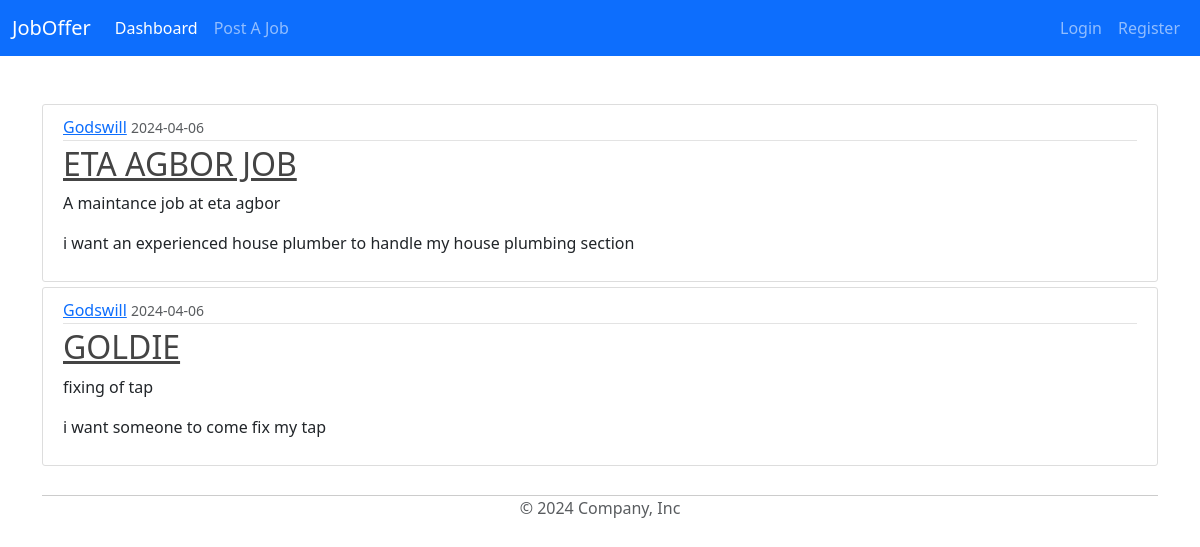
The page /home on the database its author committed.
### model/base.py (models this page shows, shortened)
class Job(Base):
    __tablename__ = 'jobs'
    id = Column(Integer, primary_key=True)
    posted_by_id = Column(Integer, ForeignKey('clients.id', name='fk_jobs_posted_by'))
    posted_by = relationship("Client", foreign_keys=[posted_by_id])
    job_title = Column(String(100), nullable=False)
    job_description = Column(String(500), nullable=False)
    completed_by = Column(Integer, ForeignKey('plumbers.id'))
    content = Column(String(1000), nullable=False)
    date_posted = Column(DateTime, nullable=False, default=datetime.utcnow)
    location = Column(String(100), nullable=False)
    rank = relationship('Rank', backref='job_rank')

class BaseUser(Base, UserMixin):
    id = Column(Integer, primary_key=True)
    username = Column(String(80), unique=True, nullable=False)
    email = Column(String(120), unique=True, nullable=False)
    image_file = Column(String(20), nullable=False, default='default.jpg')
    password = Column(String(60), nullable=False)
    date_joined = Column(DateTime, nullable=False, default=datetime.utcnow)
    phone = Column(Integer, unique=True, nullable=False)
    state = Column(String(20), nullable=False)

### model/routes.py (the view)
@app.route("/jobs")
@app.route("/home")
def home():
    jobs=Job.query.all()
    return render_template('home.html', jobs=jobs)

### model/templates/home.html
{% extends "layout.html" %}
{% block content %}
<link rel="stylesheet" type="text/css" href="{{ url_for('static', filename='main.css') }}">
    {% for job in jobs %}
        <article class="media content-section">
          <div class="media-body">
            <div class="article-metadata">
              <a class="mr-2" href="#">{{ job.posted_by.username }}</a>
              <small class="text-muted">{{ job.date_posted.strftime('%Y-%m-%d') }}</small>
            </div>
            <h2><a class="article-title" href="#">{{ job.job_title | upper }}</a></h2>
            <p class="article-content">{{ job.job_description }}</p>
            <p class="article-content">{{ job.content }}</p>
          </div>
        </article>
    {% endfor %}
{% endblock content %}

### model/templates/layout.html (shortened to what this page needs)
<!DOCTYPE html>
<html lang="en">
  <head>
    <link
      rel="stylesheet"
      href="https://cdnjs.cloudflare.com/ajax/libs/font-awesome/5.15.4/css/all.min.css" />
    <link
      href="https://cdn.jsdelivr.net/npm/bootstrap@5.3.3/dist/css/bootstrap.min.css"
      rel="stylesheet"
 />
      <link rel="stylesheet" type="text/css" href="{{ url_for('static', filename='main.css') }}">
  </head>
  <body>
    {% include 'header.html' %}
    <br />
    <br />
    <div class="container">
      {% block content %} {% endblock %}
    </div>
    <br />
    <div class="container">
      <footer class="footer">
        <span class="text-body-secondary">&copy; 2024 Company, Inc</span>
      </footer>
    </div>
  </body>
</html>

### model/templates/header.html (shortened to what this page needs)
<nav class="navbar bg-primary navbar-expand-lg navbar-dark">
    <div class="container-fluid">
      <a class="navbar-brand" href="{{ url_for('home') }}">JobOffer</a>
      <div class="collapse navbar-collapse" id="navbarSupportedContent">
        <ul class="navbar-nav me-auto mb-2 mb-lg-0">
          <li class="nav-item">
            <a class="nav-link active" aria-current="page" href="{{ url_for('dashboard') }}">Dashboard</a>
          </li>
          <li class="nav-item">
            <a class="nav-link" href="{{ url_for('post_new_job') }}">Post A Job</a>
          </li>
        </ul>
            <ul class="navbar-nav d-flex justify-content-center">
                {% if current_user.is_authenticated %}
                    <li class="nav-item">
                        <a class="nav-link" href="{{ url_for('account') }}">Account</a>
                    </li>
                    <li class="nav-item">
                        <a class="nav-link" href="{{ url_for('logout') }}">Logout</a>
                    </li>
                    {% else %}
                    <li class="nav-item">
                        <a class="nav-link" href="{{ url_for('login') }}">Login</a>
                    </li>
                    <li class="nav-item">
                        <a class="nav-link" href="{{ url_for('register') }}">Register</a>
                    </li>
                {% endif %}
            </ul>
      </div>
    </div>
  </nav>

### model/static/main.css (style rules this page uses)
* { padding: 0; margin: 0; }
.footer { position: sticky; bottom: 0; background-color: white; width: 100%; border-top: 1px solid #CCCCCC; margin-bottom: 0px; display: flex; justify-content: center; align-items: center; }
h1, h2, h3, h4, h5, h6 { color: #444444; }
.content-section { background: #ffffff; padding: 10px 20px; border: 1px solid #dddddd; border-radius: 3px; margin-bottom: 5px; }
.article-title { color: #444444; }
.article-content { white-space: pre-line; }
.article-metadata { padding-bottom: 1px; margin-bottom: 4px; border-bottom: 1px solid #e3e3e3 }

### rows shown on the page
Job: posted_by.username "Godswill", date_posted "2024-04-06", job_title "ETA AGBOR JOB", job_description "A maintance job at eta agbor", content "i want an experienced house plumber to handle my house plumbing section"
Job: posted_by.username "Godswill", date_posted "2024-04-06", job_title "GOLDIE", job_description "fixing of tap", content "i want someone to come fix my tap"
